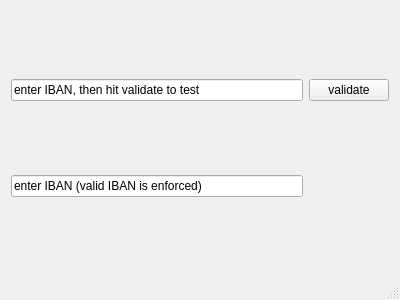
<?xml version="1.0" encoding="UTF-8"?>
<ui version="4.0">
 <class>MainWindow</class>
 <widget class="QMainWindow" name="MainWindow">
  <property name="geometry">
   <rect>
    <x>0</x>
    <y>0</y>
    <width>400</width>
    <height>300</height>
   </rect>
  </property>
  <property name="windowTitle">
   <string>MainWindow</string>
  </property>
  <property name="locale">
   <locale language="English" country="UnitedStates"/>
  </property>
  <widget class="QWidget" name="centralWidget">
   <layout class="QGridLayout" name="gridLayout">
    <item row="0" column="0">
     <widget class="QLineEdit" name="ibanEdit1">
      <property name="text">
       <string>enter IBAN, then hit validate to test</string>
      </property>
     </widget>
    </item>
    <item row="0" column="1">
     <widget class="QPushButton" name="validateButton">
      <property name="toolTip">
       <string>validate (and if successful also fixup) the entered IBAN</string>
      </property>
      <property name="locale">
       <locale language="English" country="UnitedStates"/>
      </property>
      <property name="text">
       <string>validate</string>
      </property>
     </widget>
    </item>
    <item row="1" column="0">
     <widget class="QLineEdit" name="ibanEdit2">
      <property name="text">
       <string>enter IBAN (valid IBAN is enforced)</string>
      </property>
     </widget>
    </item>
   </layout>
  </widget>
  <widget class="QStatusBar" name="statusBar"/>
 </widget>
 <layoutdefault spacing="6" margin="11"/>
 <resources/>
 <connections/>
</ui>
